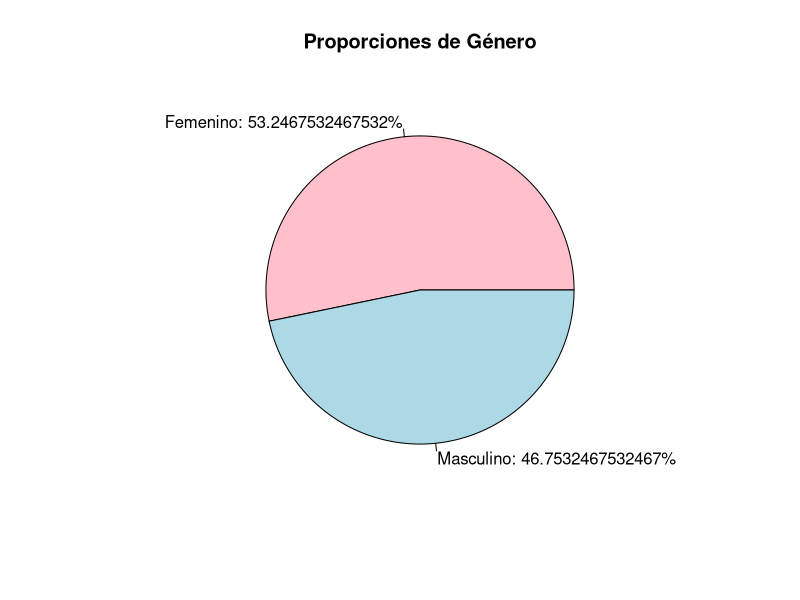
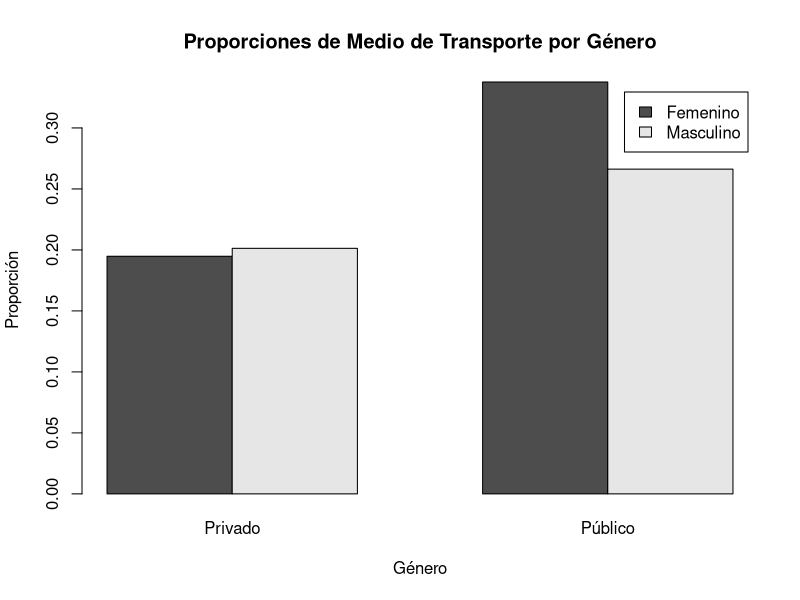
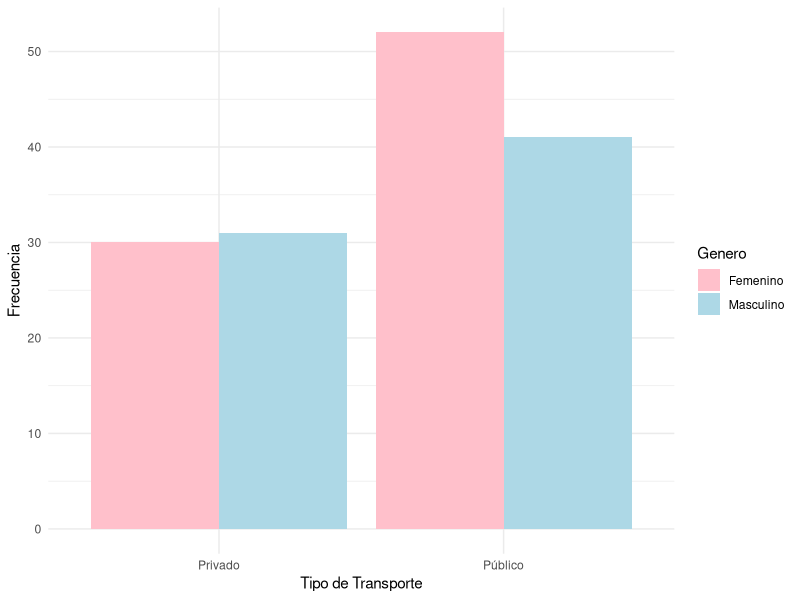
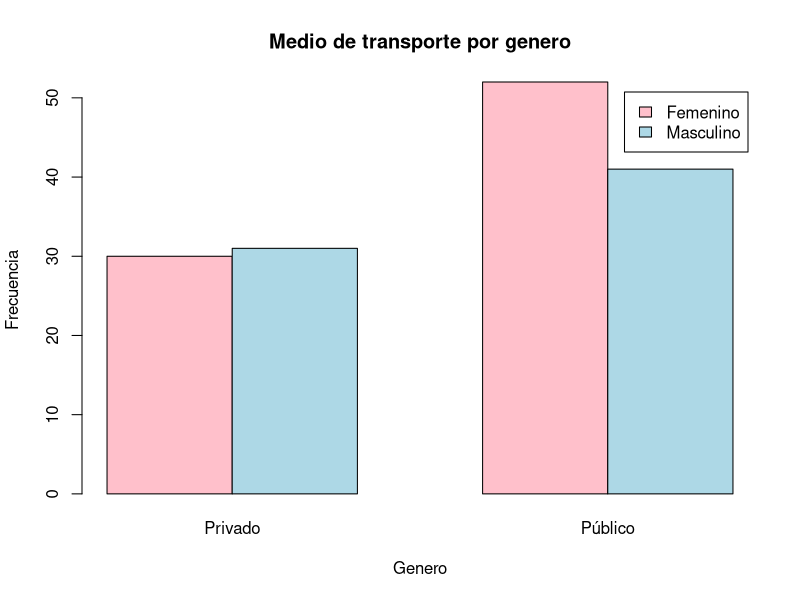
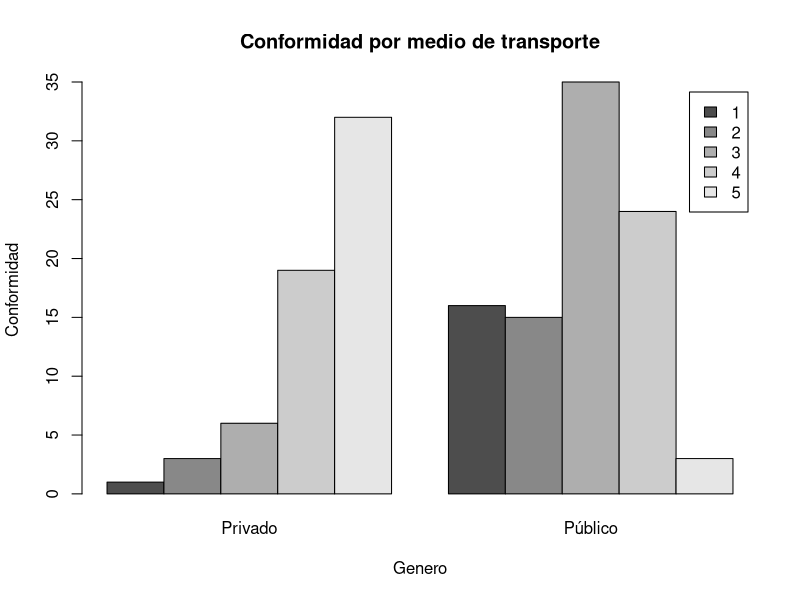
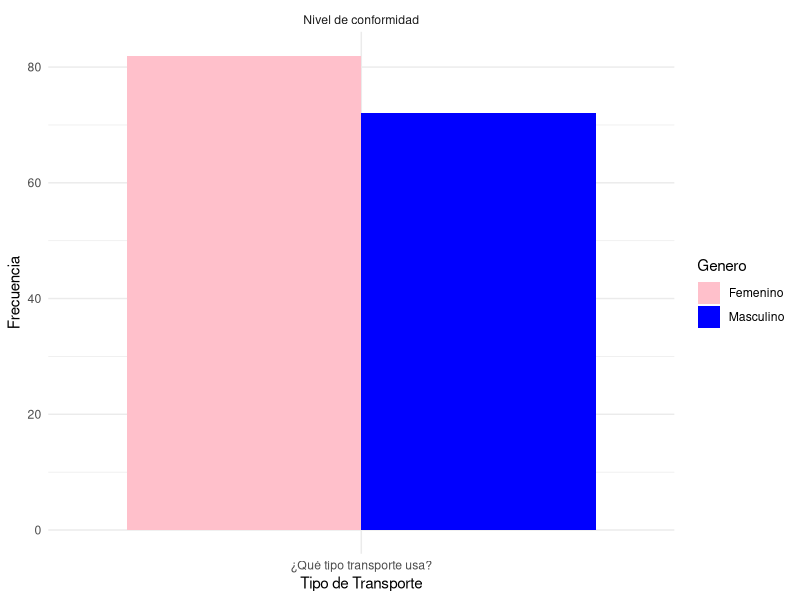

Here is the R script that generated these plots, in order:
## ---- chunk 1
 library(readxl)
 library(ggplot2)
 dr = read_excel("ENCUESTA MOVILIDAD(1-154).xlsx")
 dr
 #Borrar las columnas innecesarias generadas por Microsoft Forms
 dr = dr[, -c(1)]
 generos = table(dr$`Genero `)
 
 
 proporciones_Genero = prop.table(generos)
 
 # Crear un gráfico de torta para mostrar la proporcion en genero
  etiquetas = paste0(names(proporciones_Genero), ": ", proporciones_Genero * 100, "%")
  graficaGeneros = pie(proporciones_Genero, col = c("pink", "lightblue"), main = "Proporciones de Género", labels = etiquetas)


relacionMedioTrans_Genero = table(dr$`Genero `, dr$`¿Qué tipo transporte usa?`)
prop.table(relacionMedioTrans_Genero)
prop_relacionMedioTrans_Genero = prop.table(relacionMedioTrans_Genero)

barplot(prop_relacionMedioTrans_Genero, beside = TRUE, legend.text = TRUE, main = "Proporciones de Medio de Transporte por Género", xlab = "Género", ylab = "Proporción")

# Calcular la proporción de Medio de Transporte por Género
prop_relacionMedioTrans_Genero = prop.table(table(dr$`Genero `, dr$`¿Qué tipo transporte usa?`))








# Relación entre medio de transporte y género

ggplot(dr, aes(x = `¿Qué tipo transporte usa?`, fill = `Genero `)) +
  geom_bar(position = "dodge") +
  labs(
    x = "Tipo de Transporte",
    y = "Frecuencia") +
  scale_fill_manual(values = c("pink", "lightblue")) +
  theme_minimal()

 
 #Relacion entre medio de transporte y genero

barplot(table(dr$`Genero `,dr$`¿Qué tipo transporte usa?`),beside=TRUE,legend.text = TRUE, col=c("pink","lightblue"),main="Medio de transporte por genero",xlab="Genero",ylab="Frecuencia")

#Relacion entre nivel de conformidad y tiempo que tarda

barplot(table(dr$'Nivel de conformidad',dr$'¿Qué tipo transporte usa?'),beside = TRUE, legend.text = TRUE,main = "Conformidad por medio de transporte",xlab = "Genero", ylab="Conformidad")

# Conformidad por tipo de transporte y genero
ggplot(dr, aes(x = '¿Qué tipo transporte usa?', fill = `Genero `)) +
  geom_bar(position = "dodge") +
  facet_wrap(~ 'Nivel de conformidad') +
  labs(
       x = "Tipo de Transporte",
       y = "Frecuencia") +
  scale_fill_manual(values = c("pink", "blue")) +
  theme_minimal()
 
